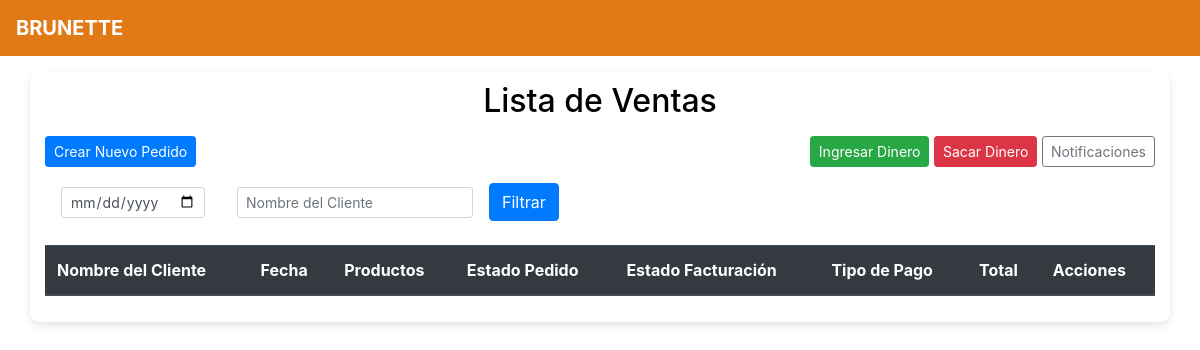
/ventas/caja/108/ (signed in), run on an earlier commit of the app's database.
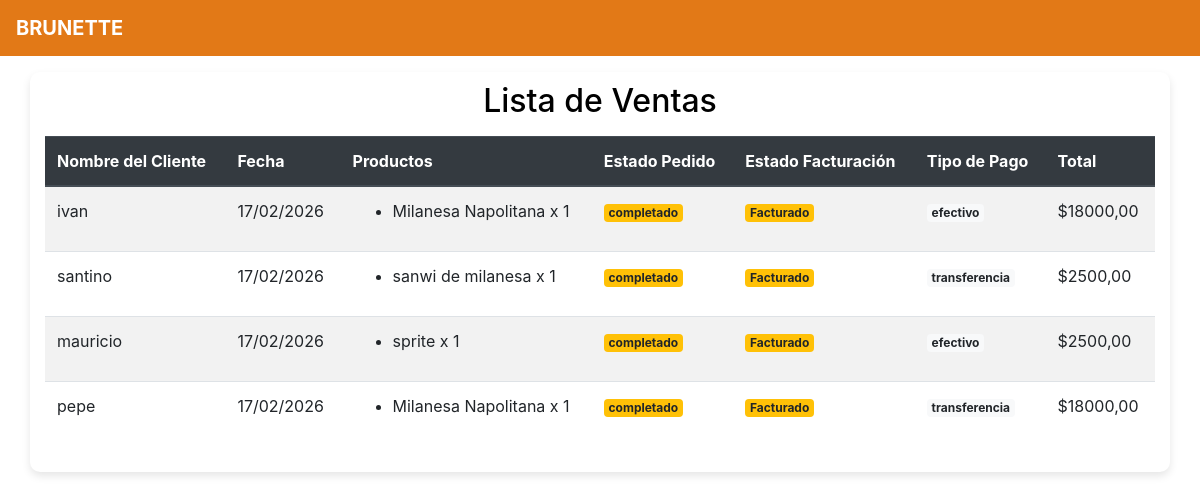
And on a later commit of the database.
### ventas/models.py (models this page shows, shortened)
class Venta(models.Model):
    ESTADOS_PEDIDO = [
        ('pendiente', 'Pendiente'),
        ('procesando', 'Procesando'),
        ('completado', 'Completado'),
    ]
    ESTADOS_FACTURACION = [
        ('pendiente', 'Pendiente'),
        ('facturado', 'Facturado'),
        ('cancelado', 'Cancelado'),
    ]
    TIPO_PAGO = [
        ('efectivo', 'Efectivo'),
        ('transferencia', 'Transferencia'),
    ]
    productos = models.ManyToManyField(Producto, through='VentaProducto')
    fecha_venta = models.DateTimeField(auto_now_add=True)
    estado_pedido = models.CharField(max_length=20, choices=ESTADOS_PEDIDO, default='pendiente')
    estado_facturacion = models.CharField(max_length=20, choices=ESTADOS_FACTURACION, default='pendiente')
    tipo_pago = models.CharField(max_length=20, choices=TIPO_PAGO, default='efectivo')
    caja = models.ForeignKey(Caja, on_delete=models.CASCADE, null=True, blank=True)
    customer_name = models.CharField(max_length=100)  # Nuevo campo añadido
    def total(self):
        return sum([vp.producto.precio * vp.cantidad for vp in self.ventaproducto_set.all()])

class VentaProducto(models.Model):
    venta = models.ForeignKey(Venta, on_delete=models.CASCADE)
    producto = models.ForeignKey(Producto, on_delete=models.CASCADE)
    cantidad = models.PositiveIntegerField()

### productos/models.py (models this page shows, shortened)
class Producto(models.Model):
    nombre = models.CharField(max_length=200)
    descripcion = models.TextField()
    precio = models.DecimalField(max_digits=10, decimal_places=2)
    categoria = models.ForeignKey(Categoria, on_delete=models.CASCADE)
    stock = models.PositiveIntegerField()
    is_active = models.BooleanField(default=True)  # Borrado lógico

### ventas/views.py (the view)
# urls.py: path('', views.lista_ventas, name='lista_ventas'),
@login_required
def lista_ventas(request, caja_id=None):  # caja_id para las ventas de caja cerrada
    try:
        if caja_id:
            caja = Caja.objects.get(id=caja_id, abierta=False)  # Caja cerrada
            ventas = Venta.objects.filter(caja=caja)
            es_caja_cerrada = True  # Bandera para identificar caja cerrada
        else:
            caja_activa = Caja.objects.get(abierta=True)  # Caja activa
            ventas = Venta.objects.filter(caja=caja_activa)
            es_caja_cerrada = False
    except ObjectDoesNotExist:
        ventas = Venta.objects.none()
        es_caja_cerrada = False
        if not caja_id:
            messages.warning(request, 'No hay caja abierta actualmente.')
    fecha = request.GET.get('fecha')
    nombre = request.GET.get('nombre')
    if fecha:
        ventas = ventas.filter(fecha_venta__date=fecha)
    if nombre:
        ventas = ventas.filter(customer_name__icontains=nombre)
    pedidos_completados = ventas.filter(estado_pedido='completado')
    pedidos_espera = ventas.filter(estado_pedido='pendiente')
    return render(request, 'ventas/lista_ventas.html', {
        'ventas': ventas,
        'pedidos_completados': pedidos_completados,
        'pedidos_espera': pedidos_espera,
        'es_caja_cerrada': es_caja_cerrada,  # Agregar esta bandera al contexto
    })

### ventas/templates/ventas/lista_ventas.html (shortened to what this page needs)
<!DOCTYPE html>
<html lang="es">
<head>
    {% load static %}
    <link rel="stylesheet" href="{% static 'ventas/css/estilos.css' %}">
    <link rel="stylesheet" href="https://stackpath.bootstrapcdn.com/bootstrap/4.3.1/css/bootstrap.min.css">
</head>
<body>
    <nav class="navbar navbar-expand-lg navbar-dark" style="background-color: #e27917;">
        <a class="navbar-brand" href="{% url 'usuarios:menu_principal' %}">BRUNETTE</a>
    </nav>
    <div class="container mt-3">
        <h2 class="text-center mb-3">Lista de Ventas</h2>
        {% if not es_caja_cerrada %}
        <div class="d-flex justify-content-between mb-3">
            <a href="{% url 'ventas:crear_venta' %}" class="btn btn-primary btn-sm">Crear Nuevo Pedido</a>
            <div>
                <a href="{% url 'ventas:ingresar_dinero' %}" class="btn btn-success btn-sm">Ingresar Dinero</a>
                <a href="{% url 'ventas:sacar_dinero' %}" class="btn btn-danger btn-sm">Sacar Dinero</a>
                <button id="notificationBell" class="btn btn-outline-secondary btn-sm">
                     Notificaciones
                </button>
            </div>
        </div>
        <form method="get" class="form-inline mb-3">
            <div class="form-group mx-sm-3 mb-2">
                <input type="date" name="fecha" id="fecha" class="form-control form-control-sm"
                    value="{{ request.GET.fecha }}">
            </div>
            <div class="form-group mx-sm-3 mb-2">
                <input type="text" name="nombre" id="nombre" class="form-control form-control-sm"
                    placeholder="Nombre del Cliente" value="{{ request.GET.nombre }}">
            </div>
            <button type="submit" class="btn btn-primary mb-2">Filtrar</button>
        </form>
        {% endif %}
        <table class="table table-striped">
            <thead class="thead-dark">
                <tr>
                    <th>Nombre del Cliente</th>
                    <th>Fecha</th>
                    <th>Productos</th>
                    <th>Estado Pedido</th>
                    <th>Estado Facturación</th>
                    <th>Tipo de Pago</th>
                    <th>Total</th>
                    {% if not es_caja_cerrada %}
                    <th>Acciones</th>
                    {% endif %}
                </tr>
            </thead>
            <tbody>
                {% for venta in ventas %}
                <tr>
                    <td>{{ venta.customer_name }}</td>
                    <td>{{ venta.fecha_venta|date:"d/m/Y" }}</td>
                    <td>
                        <ul>
                            {% for vp in venta.ventaproducto_set.all %}
                            <li>{{ vp.producto.nombre }} x {{ vp.cantidad }}</li>
                            {% endfor %}
                        </ul>
                    </td>
                    <td><span class="badge badge-warning">{{ venta.estado_pedido }}</span></td>
                    <td><span class="badge badge-warning">{{ venta.estado_facturacion }}</span></td>
                    <td><span class="badge badge-light">{{ venta.tipo_pago }}</span></td>
                    <td>${{ venta.total|floatformat:2 }}</td>
                </tr>
                {% endfor %}
            </tbody>
        </table>
    </div>
</body>
</html>

What changed in the data, as far as the page shows it:
added Venta: customer_name "ivan", fecha_venta "17/02/2026", estado_pedido "completado", estado_facturacion "Facturado", tipo_pago "efectivo", total "18000,00"
added VentaProducto: producto.nombre "Milanesa Napolitana", cantidad "1", shown under "ivan"
added Venta: customer_name "santino", fecha_venta "17/02/2026", estado_pedido "completado", estado_facturacion "Facturado", tipo_pago "transferencia", total "2500,00"
added VentaProducto: producto.nombre "sanwi de milanesa", cantidad "1", shown under "santino"
added Venta: customer_name "mauricio", fecha_venta "17/02/2026", estado_pedido "completado", estado_facturacion "Facturado", tipo_pago "efectivo", total "2500,00"
added VentaProducto: producto.nombre "sprite", cantidad "1", shown under "mauricio"
added Venta: customer_name "pepe", fecha_venta "17/02/2026", estado_pedido "completado", estado_facturacion "Facturado", tipo_pago "transferencia", total "18000,00"
added VentaProducto: producto.nombre "Milanesa Napolitana", cantidad "1", shown under "pepe"
Also different on the page:
text no longer shown: "Crear Nuevo Pedido Ingresar Dinero Sacar Dinero Notificaciones Filtrar Acciones"
